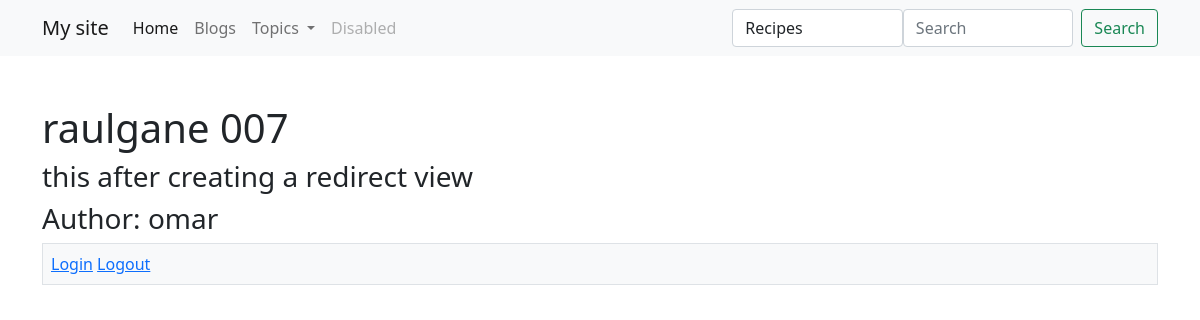
The app's page /articles/raulgane-007/ with its own data.
### articles/models.py (models this page shows, shortened)
class Article(models.Model):
    user = models.ForeignKey(User, blank=True, null=True, on_delete=models.SET_NULL)
    title = models.CharField(max_length=120)
    slug = models.SlugField(unique=True, blank=True, null=True)
    content = models.TextField()
    timestamp = models.DateTimeField(auto_now_add=True)
    updated = models.DateTimeField(auto_now=True)
    published = models.DateField(auto_now_add=False, auto_now=False, null=True, blank=True)
    objects = ArticleManager()

### articles/views.py (the view)
# urls.py: path('<slug:slug>/', article_details_view, name='detail'),
def article_details_view(request, slug=None):
    article_obj = None
    if slug is not None:
        try:
            article_obj = Article.objects.get(slug=slug)
        except Article.DoesNotExist:
            raise Http404
        except Article.MultipleObjectsReturned:
            article_obj = Article.objects.filter(slug=slug).first()
        except:
            raise Http404
    context = {
        'object': article_obj,
    }
    return render(request, 'articles/detail.html', context=context)

### articles/models.py (called while the page is built)
    def get_queryset(self):
        return ArticleQuerySet(self.model, using=self._db)

### templates/articles/detail.html
{% extends 'base.html' %}
{% block content %}
    <h1>{{ object.title }}</h1>
    <h3>{{ object.content }}</h3>
    <h3>Author: {{ object.user }}</h3>
{% endblock content %}

### records on screen
Article: title "raulgane 007", content "this after creating a redirect view", user "omar"
